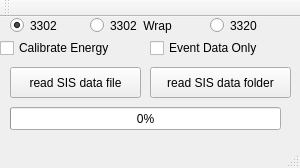
<?xml version="1.0" encoding="UTF-8"?>
<ui version="4.0">
 <class>MainWindow</class>
 <widget class="QMainWindow" name="MainWindow">
  <property name="geometry">
   <rect>
    <x>0</x>
    <y>0</y>
    <width>300</width>
    <height>168</height>
   </rect>
  </property>
  <property name="sizePolicy">
   <sizepolicy hsizetype="Fixed" vsizetype="Fixed">
    <horstretch>0</horstretch>
    <verstretch>0</verstretch>
   </sizepolicy>
  </property>
  <property name="minimumSize">
   <size>
    <width>300</width>
    <height>128</height>
   </size>
  </property>
  <property name="maximumSize">
   <size>
    <width>300</width>
    <height>168</height>
   </size>
  </property>
  <property name="windowTitle">
   <string>MainWindow</string>
  </property>
  <widget class="QWidget" name="centralWidget">
   <widget class="QPushButton" name="read">
    <property name="geometry">
     <rect>
      <x>10</x>
      <y>50</y>
      <width>131</width>
      <height>31</height>
     </rect>
    </property>
    <property name="text">
     <string>read SIS data file</string>
    </property>
   </widget>
   <widget class="QProgressBar" name="progressBar">
    <property name="geometry">
     <rect>
      <x>10</x>
      <y>90</y>
      <width>271</width>
      <height>23</height>
     </rect>
    </property>
    <property name="value">
     <number>0</number>
    </property>
   </widget>
   <widget class="QPushButton" name="readfolder">
    <property name="geometry">
     <rect>
      <x>150</x>
      <y>50</y>
      <width>141</width>
      <height>31</height>
     </rect>
    </property>
    <property name="text">
     <string>read SIS data folder</string>
    </property>
   </widget>
   <widget class="QRadioButton" name="sis3302">
    <property name="geometry">
     <rect>
      <x>10</x>
      <y>0</y>
      <width>61</width>
      <height>17</height>
     </rect>
    </property>
    <property name="text">
     <string>3302</string>
    </property>
    <property name="checked">
     <bool>true</bool>
    </property>
   </widget>
   <widget class="QRadioButton" name="sis3302wrap">
    <property name="geometry">
     <rect>
      <x>90</x>
      <y>0</y>
      <width>111</width>
      <height>17</height>
     </rect>
    </property>
    <property name="text">
     <string>3302  Wrap</string>
    </property>
   </widget>
   <widget class="QRadioButton" name="sis3320">
    <property name="geometry">
     <rect>
      <x>210</x>
      <y>0</y>
      <width>82</width>
      <height>17</height>
     </rect>
    </property>
    <property name="text">
     <string>3320</string>
    </property>
   </widget>
   <widget class="QCheckBox" name="calFlag">
    <property name="geometry">
     <rect>
      <x>0</x>
      <y>20</y>
      <width>141</width>
      <height>22</height>
     </rect>
    </property>
    <property name="text">
     <string>Calibrate Energy</string>
    </property>
   </widget>
   <widget class="QCheckBox" name="norawFlag">
    <property name="geometry">
     <rect>
      <x>150</x>
      <y>20</y>
      <width>141</width>
      <height>22</height>
     </rect>
    </property>
    <property name="text">
     <string>Event Data Only</string>
    </property>
   </widget>
  </widget>
  <widget class="QMenuBar" name="menuBar">
   <property name="geometry">
    <rect>
     <x>0</x>
     <y>0</y>
     <width>300</width>
     <height>23</height>
    </rect>
   </property>
  </widget>
  <widget class="QToolBar" name="mainToolBar">
   <attribute name="toolBarArea">
    <enum>TopToolBarArea</enum>
   </attribute>
   <attribute name="toolBarBreak">
    <bool>false</bool>
   </attribute>
  </widget>
  <widget class="QStatusBar" name="statusBar"/>
 </widget>
 <layoutdefault spacing="6" margin="11"/>
 <resources/>
 <connections/>
</ui>
